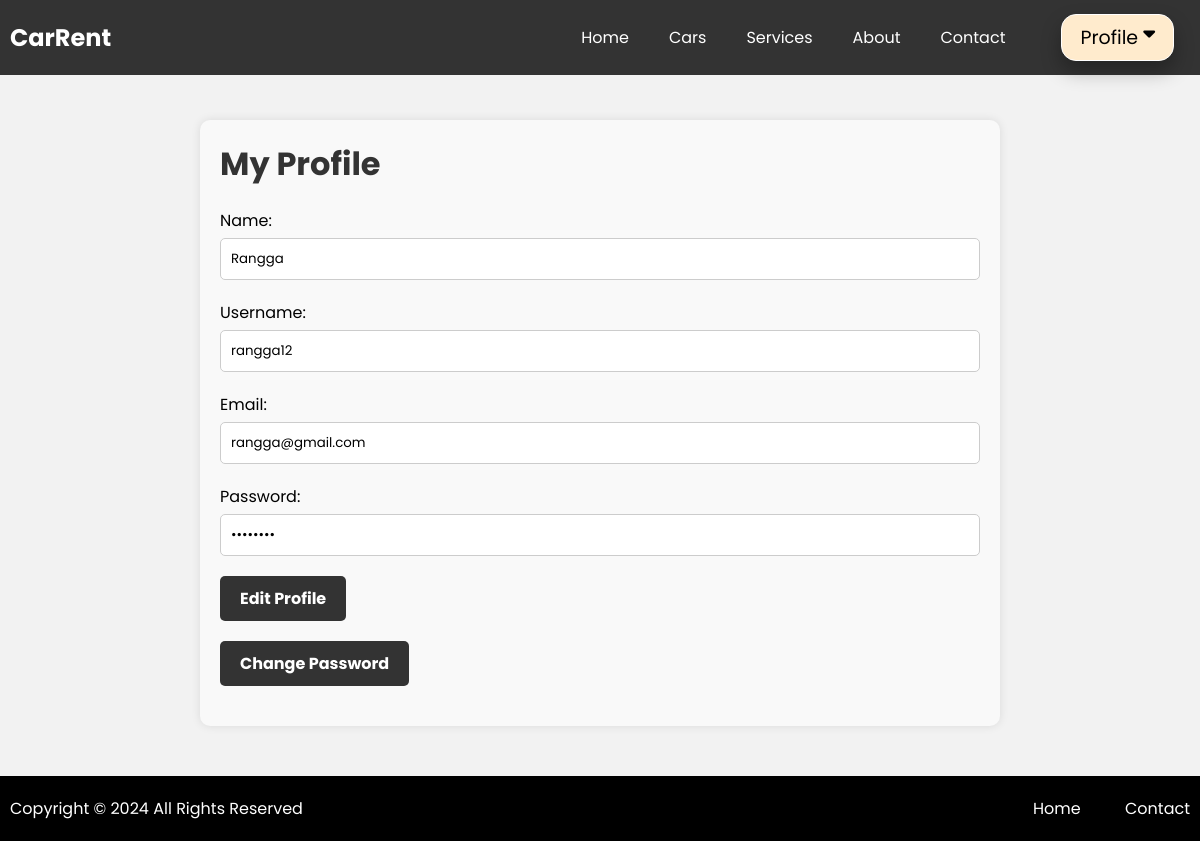
Screenshot of /profile.php (signed in) with the database file from the repository.
### tables this page shows
CREATE TABLE `users` (
  `username` varchar(225) NOT NULL,
  `email` varchar(225) NOT NULL,
  `password` varchar(225) NOT NULL,
  `name` varchar(225) NOT NULL
);

### php/status_pengguna.php (called while the page is built, shortened)
<?php
  if(isset($_SESSION["user"])) {
      $logged_in = true;
  } else {
      $logged_in = false;
  }
?>

### profile.php (the view, shortened to what this page needs)
<?php
  require_once("php/config.php");
  require_once("php/status_pengguna.php");
  $username = $_SESSION["user"]["username"];
  $sql = "SELECT * FROM users WHERE username = '$username'";
  $result = $db->query($sql);
  if ($result->rowCount() > 0) {
      $row = $result->fetch(PDO::FETCH_ASSOC);
      $user_name = $row["name"];
      $user_username = $row["username"];
      $user_email = $row["email"];
  } else {
      echo "Data pengguna tidak ditemukan.";
  }
?>
<!DOCTYPE html>
<html lang="en">
  <head>
    <link rel="stylesheet" href="css/profile.css">
    <link
      rel="stylesheet"
      href="https://cdnjs.cloudflare.com/ajax/libs/font-awesome/6.3.0/css/all.min.css"
    />
  </head>
  <body>
  <header>
      <nav class="navbar">
        <h2 class="logo"><a href="#">CarRent</a></h2>
        <ul class="all-links">
          <li><a href="index.php" class="link">Home</a></li>
          <li><a href="cars.php" class="link">Cars</a></li>
          <li><a href="services.php" class="link">Services</a></li>
          <li><a href="about.php" class="link">About</a></li>
          <li><a href="contact.php" class="link">Contact</a></li>
          <?php if ($logged_in) : ?>
          <li class="nav-profile">
            <a href="#" class="nav-sign-in">Profile <i class="fas fa-caret-down"></i></a>
          </li>
        <?php else : ?>
          <li><a class="nav-sign-in" href="sign-in_sign-up.php">Sign In</a></li>
        <?php endif; ?>
        </ul>
      </nav>
    </header>
    <section class="profile">
    <div class="profile-card">
        <h2 class="profile-title">My Profile</h2>
        <div class="profile-info">
            <form action="" method="post">
            <div class="form-group">
                <label for="name">Name:</label>
                <input type="text" id="name" name="name" value="<?php echo $user_name; ?>" readonly>
            </div>
            <div class="form-group">
                <label for="username">Username:</label>
                <input type="text" id="username" name="username" value="<?php echo $user_username; ?>" readonly>
            </div>
            <div class="form-group">
                <label for="email">Email:</label>
                <input type="email" id="email" name="email" value="<?php echo $user_email; ?>" readonly>
            </div>
            <div class="form-group">
                <label for="password">Password:</label>
                <input type="password" id="password" name="password" value="********" readonly>
            </div>
            <div class="form-group">
                <a href="edit-profile.php" class="btn btn-primary">Edit Profile</a>
            </div>
            <div class="form-group">
                <a href="edit_profile.php" class="btn btn-primary">Change Password</a>
            </div>
            </form>
        </div>
    </div>
    </section>
    <footer>
      <div>
        <span>Copyright © 2024 All Rights Reserved</span>
        <span class="link">
          <a href="index.php">Home</a>
          <a href="contact.php">Contact</a>
        </span>
      </div>
    </footer>
  </body>
</html>

### css/profile.css (style rules this page uses)
* { margin: 0; padding: 0; box-sizing: border-box; font-family: "Poppins", sans-serif; }
html { scroll-behavior: smooth; }
body { background: #f2f2f2; }
section { display: flex; align-items: center; flex-direction: column; padding: 80px 0 0; }
section h2 { font-size: 2rem; }
header { position: fixed; top: 0; left: 0; z-index: 5; width: 100%; display: flex; justify-content: center; background: #333; }
.navbar { display: flex; padding: 0 10px; max-width: 1200px; width: 100%; align-items: center; justify-content: space-between; }
.navbar .all-links { display: flex; align-items: center; }
.navbar .all-links li { position: relative; list-style: none; }
.navbar .logo a { display: flex; align-items: center; margin-left: 0; }
.nav-sign-in { color: #000; display: flex; font-size: 19px; padding: 8px 18px; border-radius: 15px; background: blanchedalmond; border: 1px solid #fff; transition: 0.4s ease; box-shadow: 0 10px 20px rgba(0, 0, 0, 0.3); text-decoration: none; }
.nav-profile, .nav-profile ul.sub-menu li a { padding: 12px 16px; }
.nav-profile { position: relative; }
.nav-profile i.fas.fa-caret-down { margin-left: 5px; }
.btn-primary { border-radius: 5px; background-color: #333; color: #fff; font-weight: bold; padding: 8px 16px; cursor: pointer; }
header a, footer a { margin-left: 40px; text-decoration: none; color: #fff; height: 100%; padding: 20px 0; display: inline-block; }
footer { width: 100%; margin-top: 30px; display: flex; justify-content: center; background: #000; padding: 20px 0; }
footer div { container: auto; padding: 0 10px; max-width: 1200px; width: 100%; display: flex; justify-content: space-between; }
footer span { color: #fff; }
footer a { padding: 0; height: 0; }
.profile { margin-top: 100px; padding: 20px; }
.profile-card { background-color: #f9f9f9; border-radius: 10px; box-shadow: 0 0 10px rgba(0, 0, 0, 0.1); padding: 20px; width: 100%; max-width: 800px; }
.profile-title { margin-top: 0; color: #333; }
.profile-info { margin-top: 20px; }
.form-group { margin-bottom: 20px; }
label { display: block; margin-bottom: 5px; }
input[type="text"], input[type="email"], input[type="password"] { width: 100%; padding: 10px; border-radius: 5px; border: 1px solid #ccc; }
.btn { display: inline-block; background-color: #333; color: #fff; padding: 10px 20px; border: none; border-radius: 5px; cursor: pointer; text-decoration: none; }

### rows the page displays
users: name "Rangga", username "rangga12", email "rangga@gmail.com"
